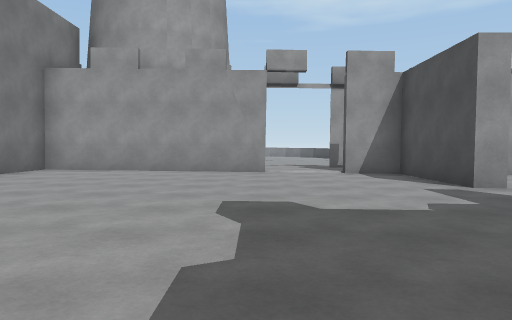
view 1 (above)

16 first-person views from a walk through a scene from a Unity 3-D project. The camera is 1.2 m above the floor, tilts 2° down and sees 70° across. The floor is counted in squares, 2 m on a side. Each view is taken from the middle of a square. On the plan, view 1 faces up. The plan holds only what a view shows up to about 10 squares ahead; the rest is blank. The place goes on beyond the plan. The player is left out. Surface patterns are stand-ins for the level's own textures.

view 2
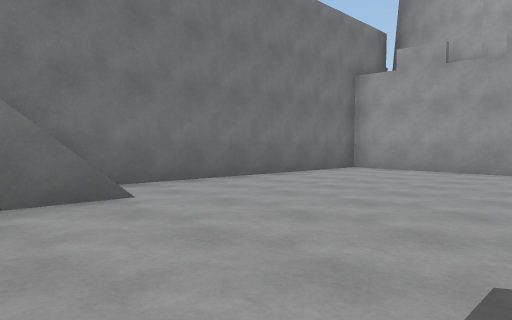

view 3
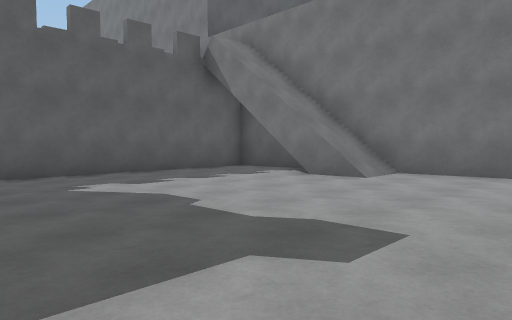

view 4
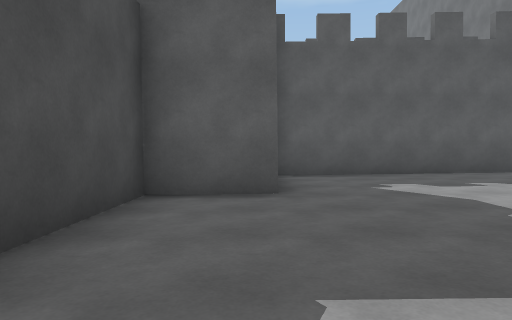

view 5
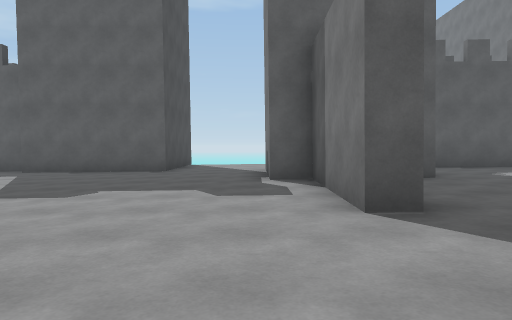

view 6
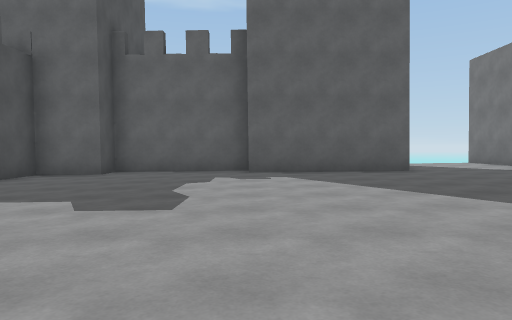

view 7
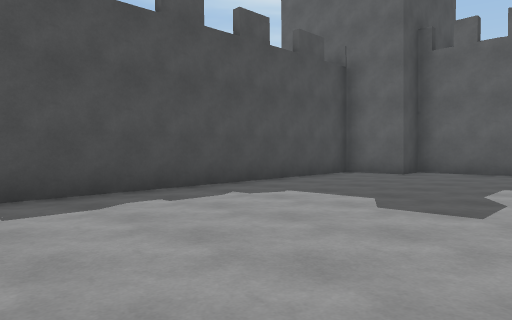

view 8
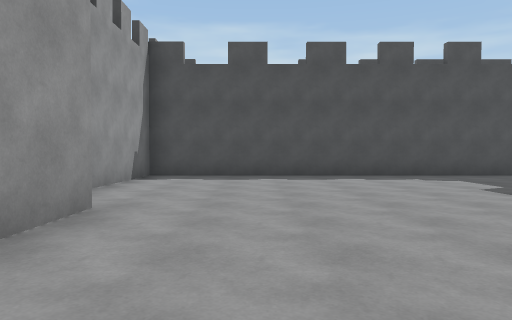

view 9
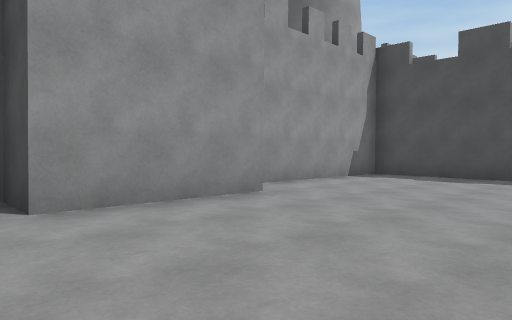

view 10
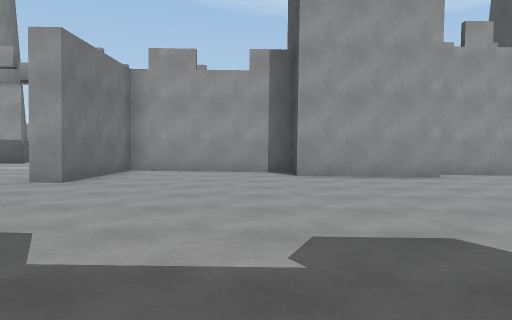

view 11
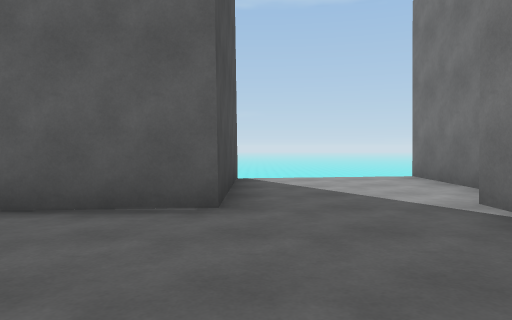

view 12
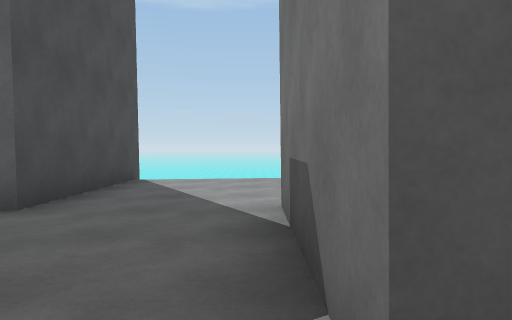

view 13
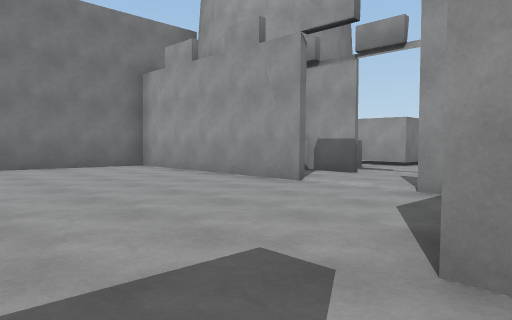

view 14
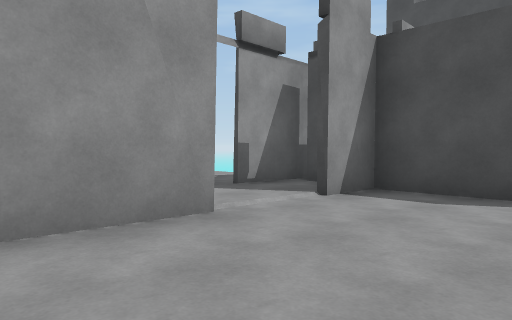

view 15
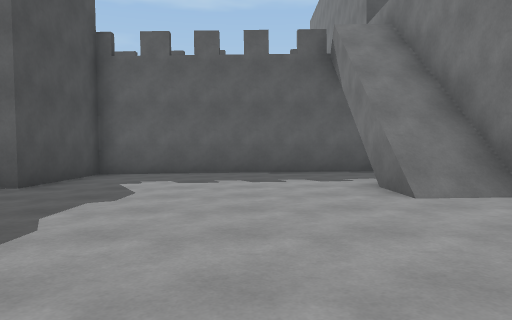

view 16
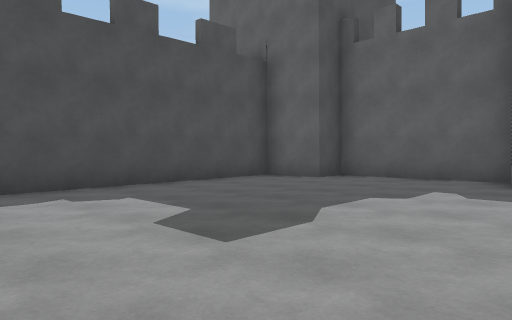

### Floor plan
Key: @ floor where view 1 was taken; # wall or solid block; . main floor; - floor 0.25 m lower than the main floor; _ floor 0.5 m lower than the main floor; / step, stairs or slope; v drop or lower ground.
Columns run from 5 left of view 1 to 17 right of it. Each row starts with its distance up from view 1.
 13     #.
 12     #..
 11     ##..##
 10     .....#
  9 ######..######  #######
  8 #........#.--####--___#
  7 #........#.--------___#
  6 #........#.--------___#
  5 #..........--------___#
  4 #..........--------___#
  3 #........#.--------___#
  2 #/.......#.--------___#
  1 #/.......#.--------___#
  0 #/...@.###.--------___#
 -1 # .....###.--------___#
 -2 #......###.--------___#
 -3 ##########.--####--_###
 -4          #.--#  #####
 -5          #.--#
 -6          #vvv#

Positions as (right, up) in squares from view 1, and headings:
1: (0, 0), facing up
2: (0, 0), facing up-left
3: (2, 5), facing down-left
4: (2, 5), facing down
5: (5, 7), facing down
6: (11, 6), facing down
7: (11, 6), facing down-right
8: (7, 6), facing right
9: (7, 4), facing up-right
10: (7, 0), facing up
11: (7, 1), facing down
12: (5, 1), facing down
13: (4, 4), facing up-left
14: (-2, 6), facing up-right
15: (-2, 6), facing down
16: (10, 4), facing down-right
